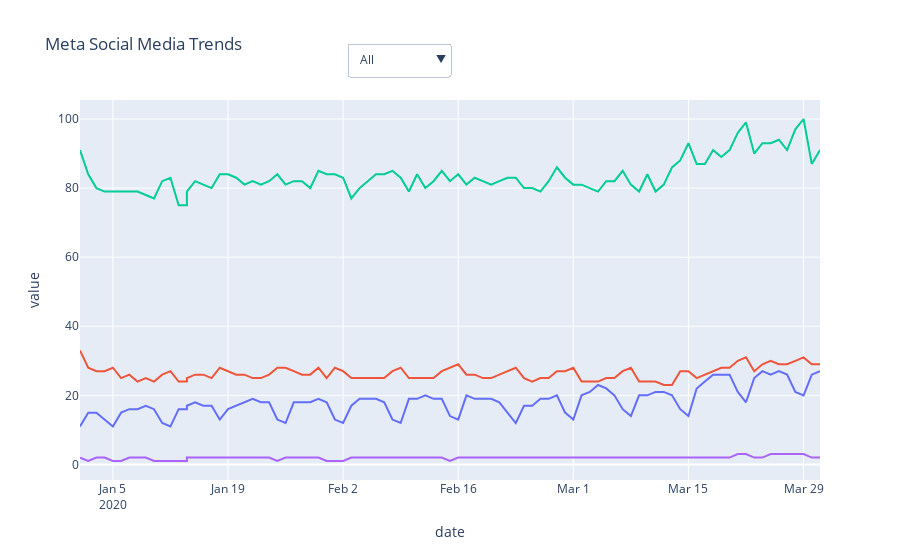

The notebook cell saved with this chart:
### Code cell
buttons2 =[]
fig = px.line(social_networks_df.loc["2020-01-01":"2020-03-31"], y=social_networks_df.columns, title="Meta Social Media Trends")

buttons2.append(dict(method='update',
                        label="All",
                        args = [{'visible': [True for r in social_networks_df.columns]}]
                        ))
for rs in social_networks_df.columns:
    buttons2.append(dict(method='update',
                        label=rs,
                        args = [{'visible': [rs == r for r in social_networks_df.columns]}]
                        ))
# Add dropdown menus to the figure
fig.update_layout(showlegend=False, updatemenus=[{"buttons": buttons2, "direction": "down", "showactive": True, "x": 0.5, "y": 1.15}])

fig.show()
